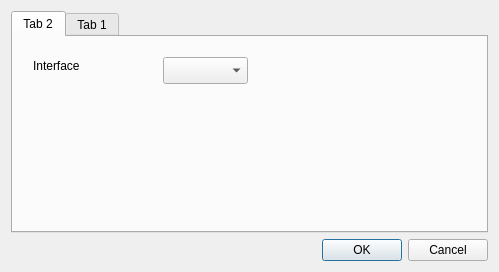
<?xml version="1.0" encoding="UTF-8"?>
<ui version="4.0">
 <class>Dialog</class>
 <widget class="QDialog" name="Dialog">
  <property name="geometry">
   <rect>
    <x>0</x>
    <y>0</y>
    <width>499</width>
    <height>272</height>
   </rect>
  </property>
  <property name="windowTitle">
   <string>Settings</string>
  </property>
  <layout class="QVBoxLayout" name="verticalLayout">
   <item>
    <widget class="QTabWidget" name="tabWidget">
     <property name="currentIndex">
      <number>0</number>
     </property>
     <widget class="QWidget" name="tab_2">
      <attribute name="title">
       <string>Tab 2</string>
      </attribute>
      <widget class="QComboBox" name="comboBox">
       <property name="geometry">
        <rect>
         <x>150</x>
         <y>20</y>
         <width>85</width>
         <height>27</height>
        </rect>
       </property>
      </widget>
      <widget class="QLabel" name="label">
       <property name="geometry">
        <rect>
         <x>20</x>
         <y>20</y>
         <width>81</width>
         <height>17</height>
        </rect>
       </property>
       <property name="text">
        <string>Interface</string>
       </property>
      </widget>
     </widget>
     <widget class="QWidget" name="tab">
      <attribute name="title">
       <string>Tab 1</string>
      </attribute>
     </widget>
    </widget>
   </item>
   <item>
    <widget class="QDialogButtonBox" name="buttonBox">
     <property name="orientation">
      <enum>Qt::Horizontal</enum>
     </property>
     <property name="standardButtons">
      <set>QDialogButtonBox::Cancel|QDialogButtonBox::Ok</set>
     </property>
    </widget>
   </item>
  </layout>
 </widget>
 <resources/>
 <connections>
  <connection>
   <sender>buttonBox</sender>
   <signal>accepted()</signal>
   <receiver>Dialog</receiver>
   <slot>accept()</slot>
   <hints>
    <hint type="sourcelabel">
     <x>248</x>
     <y>254</y>
    </hint>
    <hint type="destinationlabel">
     <x>157</x>
     <y>274</y>
    </hint>
   </hints>
  </connection>
  <connection>
   <sender>buttonBox</sender>
   <signal>rejected()</signal>
   <receiver>Dialog</receiver>
   <slot>reject()</slot>
   <hints>
    <hint type="sourcelabel">
     <x>316</x>
     <y>260</y>
    </hint>
    <hint type="destinationlabel">
     <x>286</x>
     <y>274</y>
    </hint>
   </hints>
  </connection>
 </connections>
</ui>
